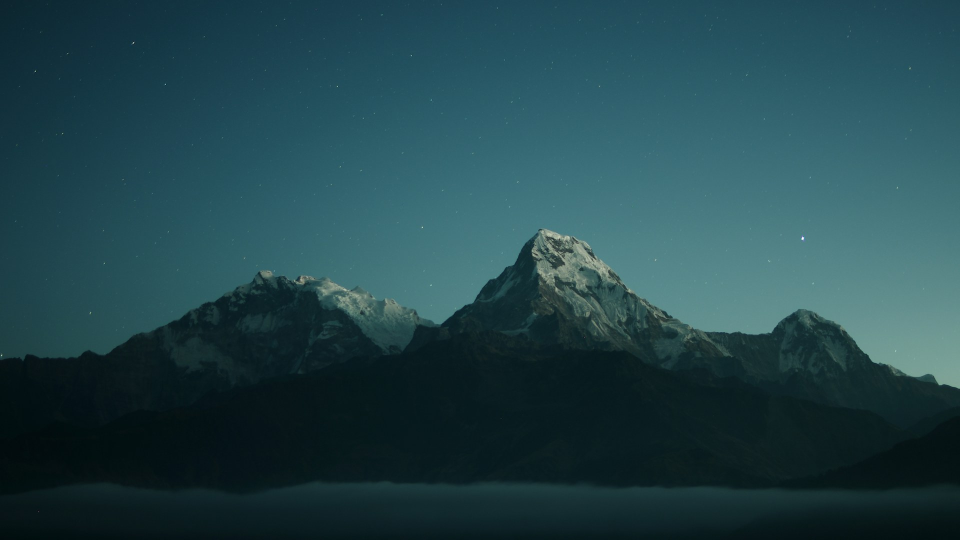
#> input picture assets/bg/home/annapurna-duoi-sao.jpg, 1920 x 1080 px (shown at 1/2 size)
$ python mock_ticker.py ../assets/bg/home/annapurna-duoi-sao.jpg ../assets/bg/home/bong-nui.jpg
#> lines starting #> are read from the running program, lines starting #| are printed output that depends on the picture; after the words box and inside, x2 and y2 are one past the last pixel; in counts of white or black regions, pixels touching at a corner belong together
# Mock khối giá kiểu widget Apple: 2 ô kính cạnh nhau dưới đồng hồ, cấu trúc giống hệt nhau
# (dòng trên: tên + thông tin phụ nhỏ; dòng dưới: giá to). Vẽ 3x rồi thu nhỏ, số tabular (tnum).
# python tools/mock_ticker.py <mock/home.png> <ra.png>
import os, sys
from PIL import Image, ImageDraw, ImageFilter, ImageFont

HERE = os.path.dirname(os.path.abspath(__file__))
ROOT = os.path.join(HERE, "..")
src, out = sys.argv[1], sys.argv[2]
S = 4


def font(size, w):
    f = ImageFont.truetype(os.path.join(ROOT, "assets", "fonts", "Inter.ttf"), size * S)
    try: f.set_variation_by_axes([min(32, max(14, size)), w])
    except Exception: pass
    return f


def text(d, xy, s, f, fill, tnum=False):
    try: d.text(xy, s, font=f, fill=fill, features=["tnum"] if tnum else None)
    except Exception: d.text(xy, s, font=f, fill=fill)


def tlen(d, s, f, tnum=False):
    try: return d.textlength(s, font=f, features=["tnum"] if tnum else None)
    except Exception: return d.textlength(s, font=f)


base = Image.open(src).convert("RGBA")
W = base.width
#> W = 1920
# mép phải thẳng với mép phải khay dock (khay rộng 1842, căn giữa)
TRAY_W = 8 * 200 + 7 * 26 + 60
RIGHT, TOP = (W + TRAY_W) // 2, 116
#> RIGHT = 1881; TOP = 116
# bo góc cùng tỉ lệ với khay dock (bán kính ~0.206 chiều cao)
TW, TH, GAP, PAD = 236, 96, 18, 20
R = round(TH * 0.206)
tiles = [
    ("BTC", "▼ 0,21%", (255, 123, 114), "80.413,52", (255, 123, 114)),
    ("Vàng 9999", "", (255, 255, 255, 140), "14.100.000", (255, 255, 255, 245)),
]
lab, meta, val = font(18, 500), font(18, 500), font(30, 600)

for i, (name, extra, ecol, price, pcol) in enumerate(tiles):
    x0 = RIGHT - (len(tiles) - i) * TW - (len(tiles) - 1 - i) * GAP
    # cùng chất kính với dock (FrostView): nền thu 1/24 rồi phóng lại + trắng sữa 18%
    small = base.resize((W // 24, base.height // 24), Image.LANCZOS)
    blur = small.resize((W, base.height), Image.BILINEAR).filter(ImageFilter.GaussianBlur(6))
    area = blur.crop((x0, TOP, x0 + TW, TOP + TH))
    area.alpha_composite(Image.new("RGBA", (TW, TH), (0, 0, 0, 71)))   # kính tối như FrostView.dark()
    big = area.resize((TW * S, TH * S), Image.BICUBIC)
    d = ImageDraw.Draw(big)
    # viền gần như vô hình (~6%), lùi vào nửa điểm ảnh để nằm gọn trong mép bo
    h = S // 2
    # kính tối: không viền (như FrostView.dark())
    # dòng trên: tên trái, phụ phải
    text(d, (PAD * S, PAD * S - 2 * S), name, lab, (255, 255, 255, 150))
    ec = ecol if len(ecol) == 4 else (*ecol, 255)
    text(d, ((TW - PAD) * S - tlen(d, extra, meta), PAD * S - 2 * S), extra, meta, ec)
    # dòng dưới: giá to, thẳng mép trái
    text(d, (PAD * S, (PAD + 26) * S), price, val, pcol if len(pcol) == 4 else (*pcol, 255), True)
    mask = Image.new("L", (TW * S, TH * S), 0)
    ImageDraw.Draw(mask).rounded_rectangle([0, 0, TW * S - 1, TH * S - 1], R * S, fill=255)
    base.paste(big.resize((TW, TH), Image.LANCZOS), (x0, TOP), mask.resize((TW, TH), Image.LANCZOS))
#> this loop made 2 passes
#> pass 1, `small = base.resize((W // 24, base.height // 24), Image.LANCZOS)`:
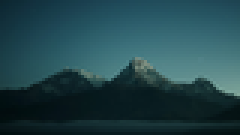
#> small: PIL image 80x45 RGBA (shown 3 times larger); mean R, G, B, A 34.5, 68.8, 75.3, 255
#> pass 1, `area = blur.crop((x0, TOP, x0 + TW, TOP + TH))`:
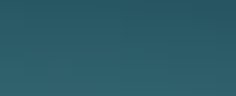
#> area: PIL image 236x96 RGBA; mean R, G, B, A 43.8, 92.3, 104.2, 255
#> pass 1, `big = area.resize((TW * S, TH * S), Image.BICUBIC)`:
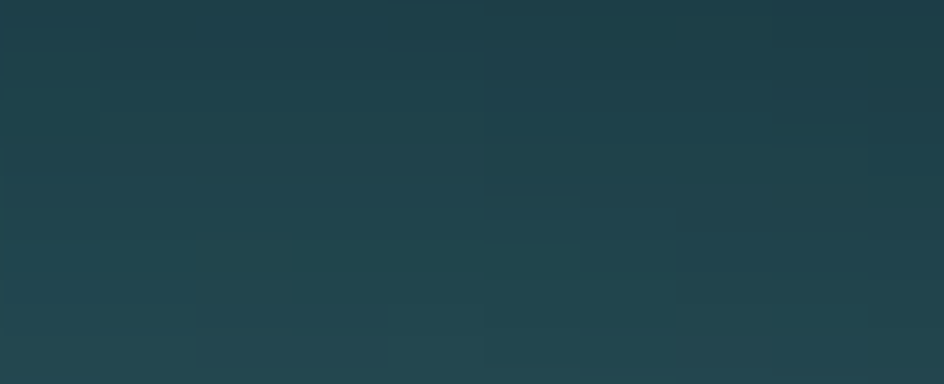
#> big: PIL image 944x384 RGBA; mean R, G, B, A 31.6, 66.6, 75.2, 255
#> after the loop:
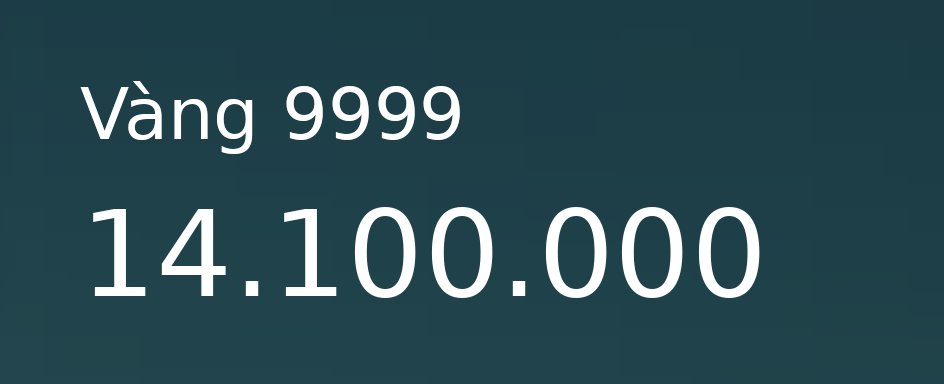
#> big: PIL image 944x384 RGBA; mean R, G, B, A 44.6, 76.1, 84.4, 252.6; transparent parts drawn white
#> after the loop:
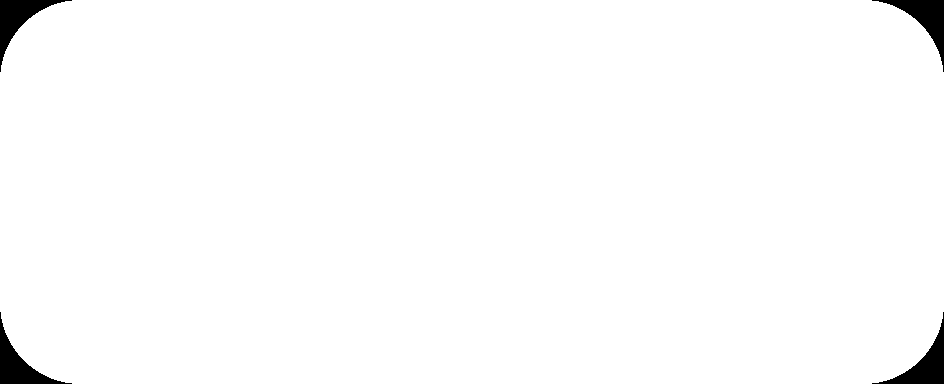
#> mask: PIL image 944x384 L; 98.5% white; 4 black regions, box (x1, y1, x2, y2) and area: (0, 0, 72, 72) 1400, (872, 0, 944, 72) 1400, (0, 312, 72, 384) 1400, (872, 312, 944, 384) 1400

base.convert("RGB").save(out)
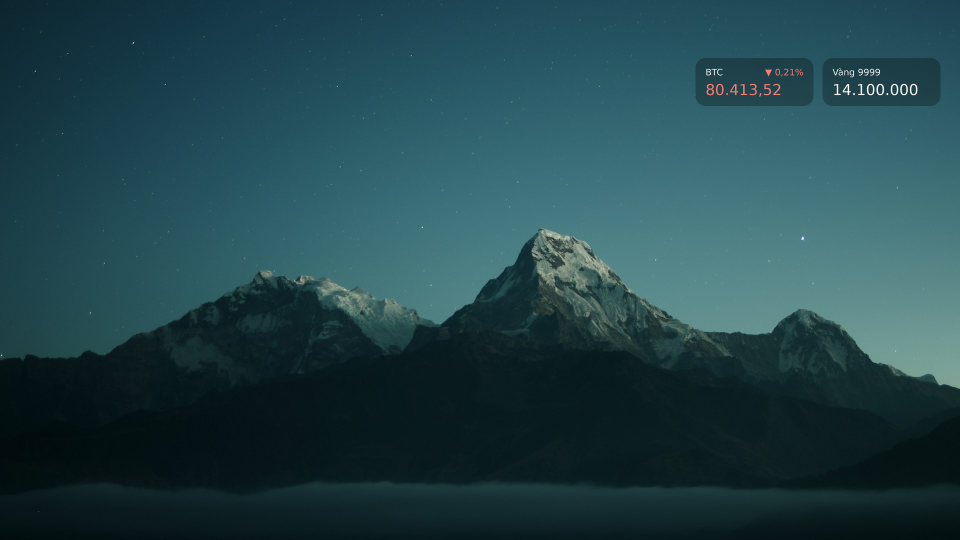
#> saved as bong-nui.jpg: PIL image 1920x1080 RGB (shown at 1/2 size); mean R, G, B 34.5, 68.4, 74.8
base.crop((W - 760, 20, W - 20, 260)).convert("RGB").save(out.replace(".png", "_zoom.png"))
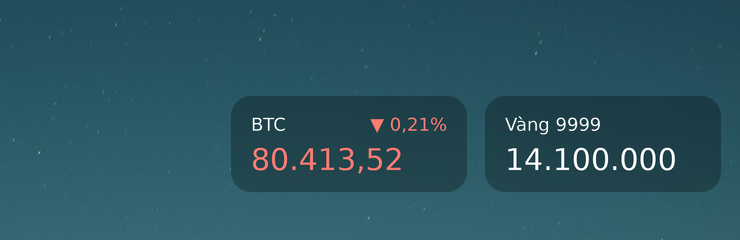
#> saved as bong-nui.jpg: PIL image 740x240 RGB; mean R, G, B 42, 84, 95.6
print("ok")

$ run again, on assets/bg/home/cuc-quang-dam-bang.jpg
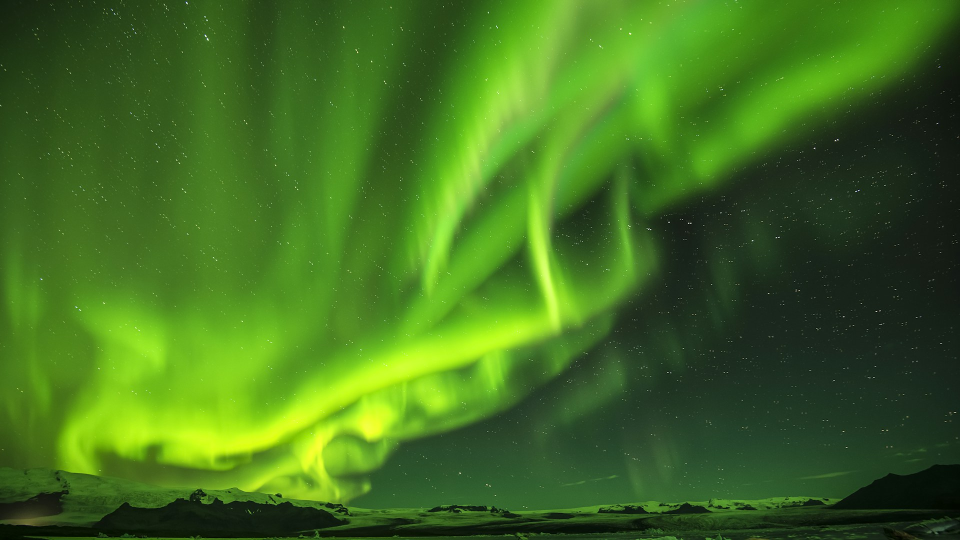
#> input picture assets/bg/home/cuc-quang-dam-bang.jpg, 1920 x 1080 px (shown at 1/2 size)
#> after the loop `for i, (name, extra, ecol, price, pcol) in enumerate(tiles):`:
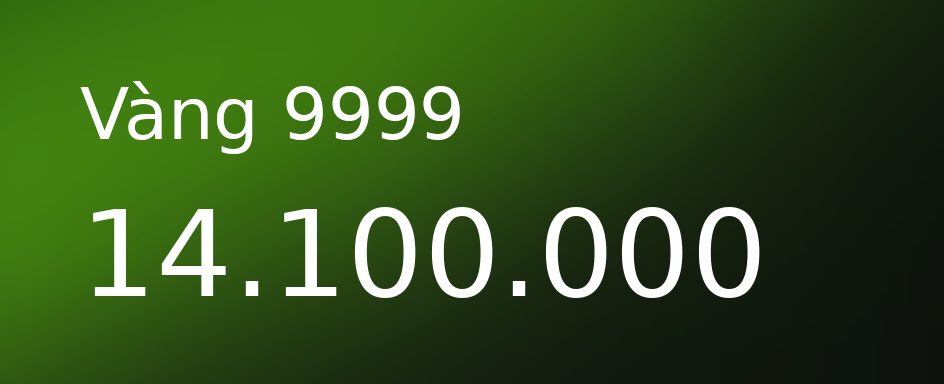
#> big: PIL image 944x384 RGBA; mean R, G, B, A 52.8, 83.4, 31, 252.6; transparent parts drawn white
#> `base.crop((W - 760, 20, W - 20, 260)).convert("RGB").save(out.replace(..`:
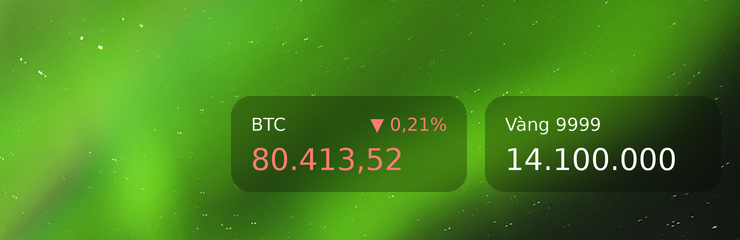
#> saved as cuc-quang-dam-bang.jpg: PIL image 740x240 RGB; mean R, G, B 69.6, 128.9, 28.9

$ run again, on assets/bg/home/cuc-quang-nui-tuyet.jpg
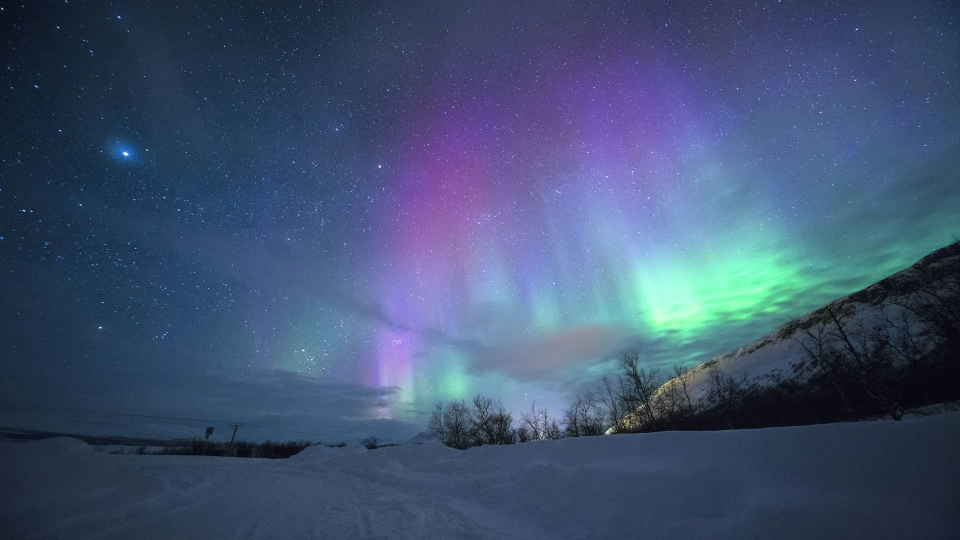
#> input picture assets/bg/home/cuc-quang-nui-tuyet.jpg, 1920 x 1080 px (shown at 1/2 size)
#> after the loop `for i, (name, extra, ecol, price, pcol) in enumerate(tiles):`:
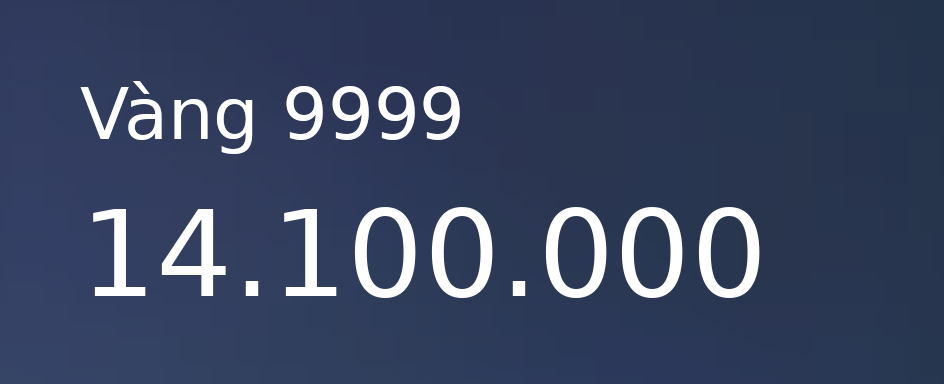
#> big: PIL image 944x384 RGBA; mean R, G, B, A 57.9, 69.4, 97.6, 252.6; transparent parts drawn white
#> `base.crop((W - 760, 20, W - 20, 260)).convert("RGB").save(out.replace(..`:
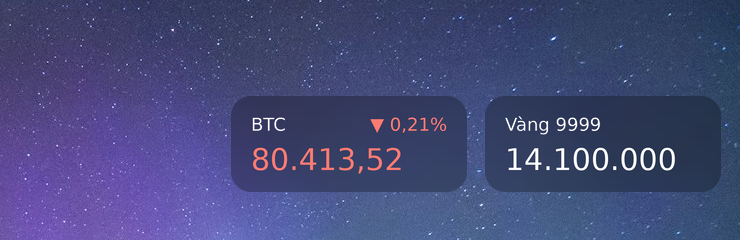
#> saved as cuc-quang-nui-tuyet.jpg: PIL image 740x240 RGB; mean R, G, B 68.8, 73.2, 120.7

$ run again, on assets/bg/home/day-nui-troi-tim.jpg
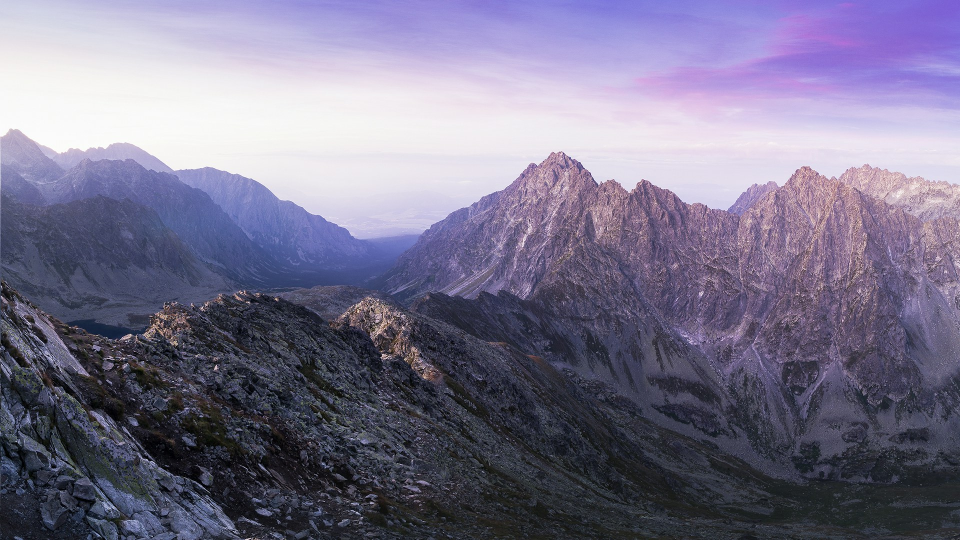
#> input picture assets/bg/home/day-nui-troi-tim.jpg, 1920 x 1080 px (shown at 1/2 size)
#> `base.crop((W - 760, 20, W - 20, 260)).convert("RGB").save(out.replace(..`:
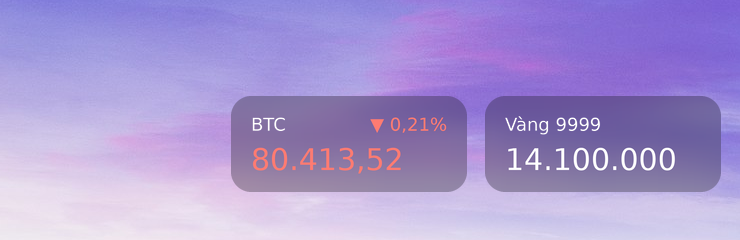
#> saved as day-nui-troi-tim.jpg: PIL image 740x240 RGB; mean R, G, B 168.1, 150.1, 209.6
